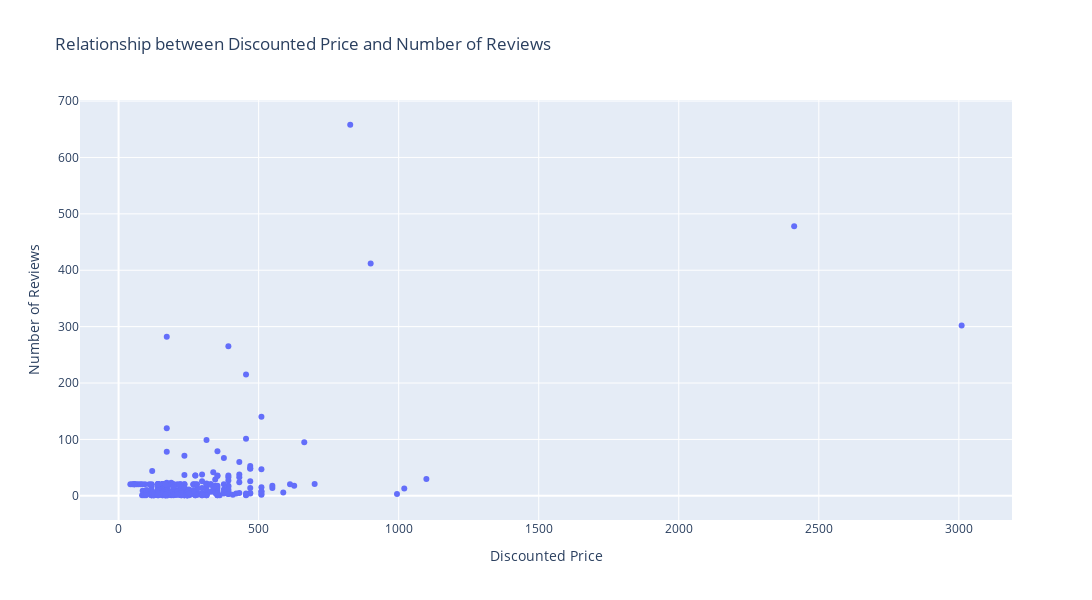

Source (notebook cell):
### Code cell
fig = px.scatter(df, x='Discounted Price', y='Number of Reviews', 
                 title='Relationship between Discounted Price and Number of Reviews',
                 labels={'Discounted Price': 'Discounted Price', 'Number of Reviews': 'Number of Reviews'})

# Calculate correlation coefficient
corr_coef = np.corrcoef(df['Discounted Price'], df['Number of Reviews'])[0, 1]
print(f'Correlation Coefficient: {corr_coef:.2f}')

# Adjust the figure size
fig.update_layout(
    width=1300,  # Set the width of the figure
    height=600   # Set the height of the figure
)

# Show the plot
iplot(fig)

### Figure 1 — Plotly figure (JSON) as saved in the notebook; plotly's stock layout.template omitted (floating-point values rounded to 4 significant figures; data arrays with more than 128 entries replaced by an {"elided": "..."} marker saying what was removed)
{"data": [{"hovertemplate": "Discounted Price=%{x}<br>Number of Reviews=%{y}<extra></extra>", "legendgroup": "", "marker": {"color": "#636efa", "symbol": "circle"}, "mode": "markers", "name": "", "orientation": "v", "showlegend": false, "type": "scatter", "x": {"elided": "337 int values"}, "xaxis": "x", "y": {"elided": "337 float values"}, "yaxis": "y"}], "layout": {"height": 600, "legend": {"tracegroupgap": 0}, "title": {"text": "Relationship between Discounted Price and Number of Reviews"}, "width": 1300, "xaxis": {"anchor": "y", "domain": [0, 1], "title": {"text": "Discounted Price"}}, "yaxis": {"anchor": "x", "domain": [0, 1], "title": {"text": "Number of Reviews"}}}}
